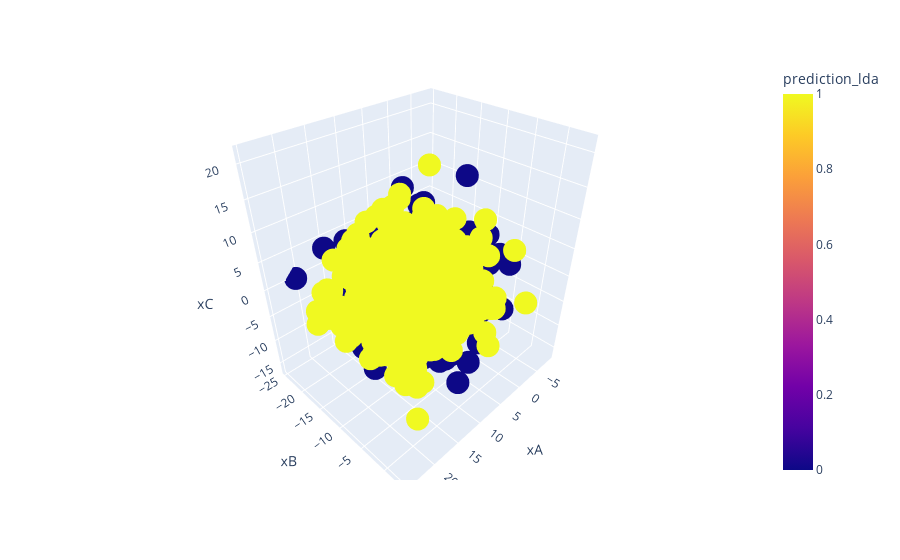

The notebook cell saved with this chart:
### Markdown cell above
The same visualization used with only 1 feature is not as insightful when increasing the number of features to 3..

### Code cell
import plotly.express as px

fig = px.scatter_3d(data,
                    x='xA' , y='xB', z='xC', color='prediction_lda')
fig.show()

### Figure 1 — Plotly figure (JSON) as saved in the notebook; plotly's stock layout.template omitted (floating-point values rounded to 4 significant figures; data arrays with more than 128 entries replaced by an {"elided": "..."} marker saying what was removed)
{"data": [{"hovertemplate": "xA=%{x}<br>xB=%{y}<br>xC=%{z}<br>prediction_lda=%{marker.color}<extra></extra>", "legendgroup": "", "marker": {"color": {"elided": "1000 int values"}, "coloraxis": "coloraxis", "symbol": "circle"}, "mode": "markers", "name": "", "scene": "scene", "showlegend": false, "type": "scatter3d", "x": {"elided": "1000 float values"}, "y": {"elided": "1000 float values"}, "z": {"elided": "1000 float values"}}], "layout": {"coloraxis": {"colorbar": {"title": {"text": "prediction_lda"}}, "colorscale": [[0, "#0d0887"], [0.1111, "#46039f"], [0.2222, "#7201a8"], [0.3333, "#9c179e"], [0.4444, "#bd3786"], [0.5556, "#d8576b"], [0.6667, "#ed7953"], [0.7778, "#fb9f3a"], [0.8889, "#fdca26"], [1, "#f0f921"]]}, "legend": {"tracegroupgap": 0}, "margin": {"t": 60}, "scene": {"domain": {"x": [0, 1], "y": [0, 1]}, "xaxis": {"title": {"text": "xA"}}, "yaxis": {"title": {"text": "xB"}}, "zaxis": {"title": {"text": "xC"}}}}}
